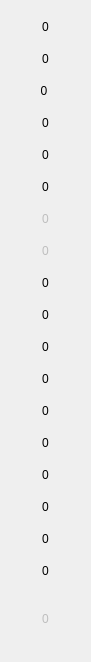
   <widget class="QWidget" name="gridLayoutWidget_4">
    <property name="geometry">
     <rect>
      <x>150</x>
      <y>40</y>
      <width>71</width>
      <height>642</height>
     </rect>
    </property>
    <layout class="QGridLayout" name="Agrid">
     <property name="sizeConstraint">
      <enum>QLayout::SetDefaultConstraint</enum>
     </property>
     <property name="spacing">
      <number>0</number>
     </property>
     <item row="7" column="0">
      <widget class="QPushButton" name="A8">
       <property name="enabled">
        <bool>false</bool>
       </property>
       <property name="sizePolicy">
        <sizepolicy hsizetype="Fixed" vsizetype="Fixed">
         <horstretch>0</horstretch>
         <verstretch>0</verstretch>
        </sizepolicy>
       </property>
       <property name="minimumSize">
        <size>
         <width>69</width>
         <height>32</height>
        </size>
       </property>
       <property name="maximumSize">
        <size>
         <width>69</width>
         <height>32</height>
        </size>
       </property>
       <property name="text">
        <string>0</string>
       </property>
       <property name="flat">
        <bool>true</bool>
       </property>
      </widget>
     </item>
     <item row="16" column="0">
      <widget class="QPushButton" name="A17">
       <property name="sizePolicy">
        <sizepolicy hsizetype="Fixed" vsizetype="Fixed">
         <horstretch>0</horstretch>
         <verstretch>0</verstretch>
        </sizepolicy>
       </property>
       <property name="minimumSize">
        <size>
         <width>69</width>
         <height>32</height>
        </size>
       </property>
       <property name="maximumSize">
        <size>
         <width>69</width>
         <height>32</height>
        </size>
       </property>
       <property name="text">
        <string>0</string>
       </property>
       <property name="flat">
        <bool>true</bool>
       </property>
      </widget>
     </item>
     <item row="17" column="0">
      <widget class="QPushButton" name="A18">
       <property name="sizePolicy">
        <sizepolicy hsizetype="Fixed" vsizetype="Fixed">
         <horstretch>0</horstretch>
         <verstretch>0</verstretch>
        </sizepolicy>
       </property>
       <property name="minimumSize">
        <size>
         <width>69</width>
         <height>32</height>
        </size>
       </property>
       <property name="maximumSize">
        <size>
         <width>69</width>
         <height>32</height>
        </size>
       </property>
       <property name="text">
        <string>0</string>
       </property>
       <property name="flat">
        <bool>true</bool>
       </property>
      </widget>
     </item>
     <item row="12" column="0">
      <widget class="QPushButton" name="A13">
       <property name="sizePolicy">
        <sizepolicy hsizetype="Fixed" vsizetype="Fixed">
         <horstretch>0</horstretch>
         <verstretch>0</verstretch>
        </sizepolicy>
       </property>
       <property name="minimumSize">
        <size>
         <width>69</width>
         <height>32</height>
        </size>
       </property>
       <property name="maximumSize">
        <size>
         <width>69</width>
         <height>32</height>
        </size>
       </property>
       <property name="text">
        <string>0</string>
       </property>
       <property name="flat">
        <bool>true</bool>
       </property>
      </widget>
     </item>
     <item row="0" column="0">
      <widget class="QPushButton" name="A1">
       <property name="sizePolicy">
        <sizepolicy hsizetype="Fixed" vsizetype="Fixed">
         <horstretch>0</horstretch>
         <verstretch>0</verstretch>
        </sizepolicy>
       </property>
       <property name="minimumSize">
        <size>
         <width>69</width>
         <height>32</height>
        </size>
       </property>
       <property name="maximumSize">
        <size>
         <width>69</width>
         <height>32</height>
        </size>
       </property>
       <property name="text">
        <string>0</string>
       </property>
       <property name="checkable">
        <bool>false</bool>
       </property>
       <property name="flat">
        <bool>true</bool>
       </property>
      </widget>
     </item>
     <item row="14" column="0">
      <widget class="QPushButton" name="A15">
       <property name="sizePolicy">
        <sizepolicy hsizetype="Fixed" vsizetype="Fixed">
         <horstretch>0</horstretch>
         <verstretch>0</verstretch>
        </sizepolicy>
       </property>
       <property name="minimumSize">
        <size>
         <width>69</width>
         <height>32</height>
        </size>
       </property>
       <property name="maximumSize">
        <size>
         <width>69</width>
         <height>32</height>
        </size>
       </property>
       <property name="text">
        <string>0</string>
       </property>
       <property name="flat">
        <bool>true</bool>
       </property>
      </widget>
     </item>
     <item row="13" column="0">
      <widget class="QPushButton" name="A14">
       <property name="sizePolicy">
        <sizepolicy hsizetype="Fixed" vsizetype="Fixed">
         <horstretch>0</horstretch>
         <verstretch>0</verstretch>
        </sizepolicy>
       </property>
       <property name="minimumSize">
        <size>
         <width>69</width>
         <height>32</height>
        </size>
       </property>
       <property name="maximumSize">
        <size>
         <width>69</width>
         <height>32</height>
        </size>
       </property>
       <property name="text">
        <string>0</string>
       </property>
       <property name="flat">
        <bool>true</bool>
       </property>
      </widget>
     </item>
     <item row="4" column="0">
      <widget class="QPushButton" name="A5">
       <property name="sizePolicy">
        <sizepolicy hsizetype="Fixed" vsizetype="Fixed">
         <horstretch>0</horstretch>
         <verstretch>0</verstretch>
        </sizepolicy>
       </property>
       <property name="minimumSize">
        <size>
         <width>69</width>
         <height>32</height>
        </size>
       </property>
       <property name="maximumSize">
        <size>
         <width>69</width>
         <height>32</height>
        </size>
       </property>
       <property name="text">
        <string>0</string>
       </property>
       <property name="flat">
        <bool>true</bool>
       </property>
      </widget>
     </item>
     <item row="9" column="0">
      <widget class="QPushButton" name="A10">
       <property name="sizePolicy">
        <sizepolicy hsizetype="Fixed" vsizetype="Fixed">
         <horstretch>0</horstretch>
         <verstretch>0</verstretch>
        </sizepolicy>
       </property>
       <property name="minimumSize">
        <size>
         <width>69</width>
         <height>32</height>
        </size>
       </property>
       <property name="maximumSize">
        <size>
         <width>69</width>
         <height>32</height>
        </size>
       </property>
       <property name="text">
        <string>0</string>
       </property>
       <property name="flat">
        <bool>true</bool>
       </property>
      </widget>
     </item>
     <item row="10" column="0">
      <widget class="QPushButton" name="A11">
       <property name="sizePolicy">
        <sizepolicy hsizetype="Fixed" vsizetype="Fixed">
         <horstretch>0</horstretch>
         <verstretch>0</verstretch>
        </sizepolicy>
       </property>
       <property name="minimumSize">
        <size>
         <width>69</width>
         <height>32</height>
        </size>
       </property>
       <property name="maximumSize">
        <size>
         <width>69</width>
         <height>32</height>
        </size>
       </property>
       <property name="text">
        <string>0</string>
       </property>
       <property name="flat">
        <bool>true</bool>
       </property>
      </widget>
     </item>
     <item row="1" column="0">
      <widget class="QPushButton" name="A2">
       <property name="sizePolicy">
        <sizepolicy hsizetype="Fixed" vsizetype="Fixed">
         <horstretch>0</horstretch>
         <verstretch>0</verstretch>
        </sizepolicy>
       </property>
       <property name="minimumSize">
        <size>
         <width>69</width>
         <height>32</height>
        </size>
       </property>
       <property name="maximumSize">
        <size>
         <width>69</width>
         <height>32</height>
        </size>
       </property>
       <property name="text">
        <string>0</string>
       </property>
       <property name="flat">
        <bool>true</bool>
       </property>
      </widget>
     </item>
     <item row="8" column="0">
      <widget class="QPushButton" name="A9">
       <property name="sizePolicy">
        <sizepolicy hsizetype="Fixed" vsizetype="Fixed">
         <horstretch>0</horstretch>
         <verstretch>0</verstretch>
        </sizepolicy>
       </property>
       <property name="minimumSize">
        <size>
         <width>69</width>
         <height>32</height>
        </size>
       </property>
       <property name="maximumSize">
        <size>
         <width>69</width>
         <height>32</height>
        </size>
       </property>
       <property name="text">
        <string>0</string>
       </property>
       <property name="flat">
        <bool>true</bool>
       </property>
      </widget>
     </item>
     <item row="18" column="0" rowspan="2">
      <widget class="QPushButton" name="A19">
       <property name="enabled">
        <bool>false</bool>
       </property>
       <property name="sizePolicy">
        <sizepolicy hsizetype="Fixed" vsizetype="Fixed">
         <horstretch>0</horstretch>
         <verstretch>0</verstretch>
        </sizepolicy>
       </property>
       <property name="minimumSize">
        <size>
         <width>69</width>
         <height>64</height>
        </size>
       </property>
       <property name="maximumSize">
        <size>
         <width>69</width>
         <height>64</height>
        </size>
       </property>
       <property name="text">
        <string>0</string>
       </property>
       <property name="flat">
        <bool>true</bool>
       </property>
      </widget>
     </item>
     <item row="5" column="0">
      <widget class="QPushButton" name="A6">
       <property name="sizePolicy">
        <sizepolicy hsizetype="Fixed" vsizetype="Fixed">
         <horstretch>0</horstretch>
         <verstretch>0</verstretch>
        </sizepolicy>
       </property>
       <property name="minimumSize">
        <size>
         <width>69</width>
         <height>32</height>
        </size>
       </property>
       <property name="maximumSize">
        <size>
         <width>69</width>
         <height>32</height>
        </size>
       </property>
       <property name="text">
        <string>0</string>
       </property>
       <property name="flat">
        <bool>true</bool>
       </property>
      </widget>
     </item>
     <item row="2" column="0">
      <widget class="QPushButton" name="A3">
       <property name="sizePolicy">
        <sizepolicy hsizetype="Fixed" vsizetype="Fixed">
         <horstretch>0</horstretch>
         <verstretch>0</verstretch>
        </sizepolicy>
       </property>
       <property name="minimumSize">
        <size>
         <width>69</width>
         <height>32</height>
        </size>
       </property>
       <property name="maximumSize">
        <size>
         <width>69</width>
         <height>32</height>
        </size>
       </property>
       <property name="text">
        <string>0 </string>
       </property>
       <property name="flat">
        <bool>true</bool>
       </property>
      </widget>
     </item>
     <item row="11" column="0">
      <widget class="QPushButton" name="A12">
       <property name="sizePolicy">
        <sizepolicy hsizetype="Fixed" vsizetype="Fixed">
         <horstretch>0</horstretch>
         <verstretch>0</verstretch>
        </sizepolicy>
       </property>
       <property name="minimumSize">
        <size>
         <width>69</width>
         <height>32</height>
        </size>
       </property>
       <property name="maximumSize">
        <size>
         <width>69</width>
         <height>32</height>
        </size>
       </property>
       <property name="text">
        <string>0</string>
       </property>
       <property name="flat">
        <bool>true</bool>
       </property>
      </widget>
     </item>
     <item row="6" column="0">
      <widget class="QPushButton" name="A7">
       <property name="enabled">
        <bool>false</bool>
       </property>
       <property name="sizePolicy">
        <sizepolicy hsizetype="Fixed" vsizetype="Fixed">
         <horstretch>0</horstretch>
         <verstretch>0</verstretch>
        </sizepolicy>
       </property>
       <property name="minimumSize">
        <size>
         <width>69</width>
         <height>32</height>
        </size>
       </property>
       <property name="maximumSize">
        <size>
         <width>69</width>
         <height>32</height>
        </size>
       </property>
       <property name="text">
        <string>0</string>
       </property>
       <property name="flat">
        <bool>true</bool>
       </property>
      </widget>
     </item>
     <item row="3" column="0">
      <widget class="QPushButton" name="A4">
       <property name="sizePolicy">
        <sizepolicy hsizetype="Fixed" vsizetype="Fixed">
         <horstretch>0</horstretch>
         <verstretch>0</verstretch>
        </sizepolicy>
       </property>
       <property name="minimumSize">
        <size>
         <width>69</width>
         <height>32</height>
        </size>
       </property>
       <property name="maximumSize">
        <size>
         <width>69</width>
         <height>32</height>
        </size>
       </property>
       <property name="text">
        <string>0</string>
       </property>
       <property name="flat">
        <bool>true</bool>
       </property>
      </widget>
     </item>
     <item row="15" column="0">
      <widget class="QPushButton" name="A16">
       <property name="sizePolicy">
        <sizepolicy hsizetype="Fixed" vsizetype="Fixed">
         <horstretch>0</horstretch>
         <verstretch>0</verstretch>
        </sizepolicy>
       </property>
       <property name="minimumSize">
        <size>
         <width>69</width>
         <height>32</height>
        </size>
       </property>
       <property name="maximumSize">
        <size>
         <width>69</width>
         <height>32</height>
        </size>
       </property>
       <property name="text">
        <string>0</string>
       </property>
       <property name="flat">
        <bool>true</bool>
       </property>
      </widget>
     </item>
    </layout>
   </widget>
